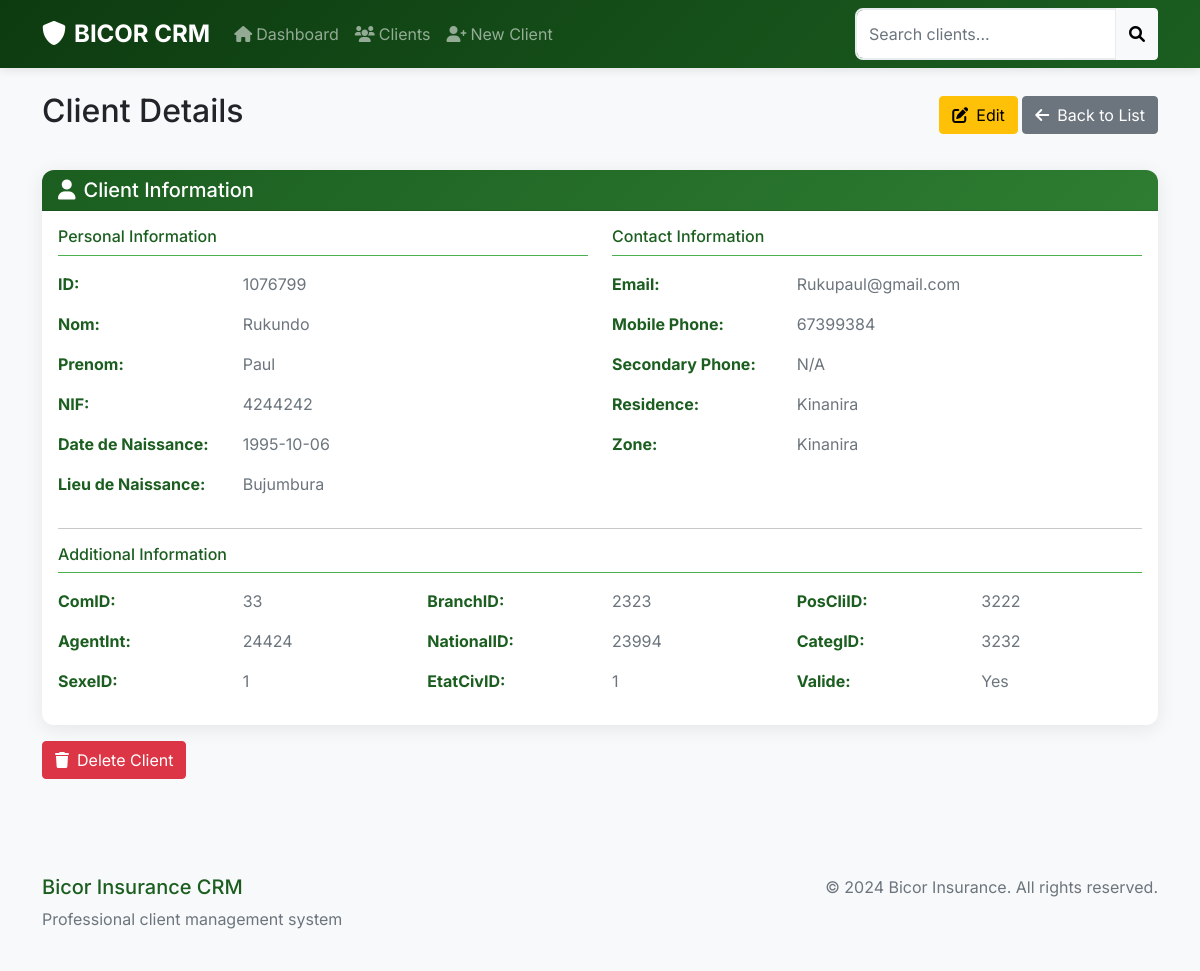
Page /client/1076799 on the committed database.
### tables this page shows
CREATE TABLE "Clients" (
	"ID"	INTEGER,
	"AncCode"	TEXT,
	"NumID"	TEXT,
	"NIF"	TEXT,
	"Nom"	TEXT,
	"Prenom"	TEXT,
	"DateNais"	TEXT,
	"LieuNais"	TEXT,
	"NomConj"	TEXT,
	"NextOfKin"	TEXT,
	"MobPhone"	INTEGER,
	"MobPhone2"	TEXT,
	"NomAffich"	TEXT,
	"Email"	TEXT,
	"ComID"	INTEGER,
	"Zone"	TEXT,
	"Residence"	TEXT,
	"AgentInt"	INTEGER,
	"PaieTVA"	INTEGER,
	"Valide"	INTEGER,
	"SexeID"	INTEGER,
	"BranchID"	INTEGER,
	"NationalID"	INTEGER,
	"EtatCivID"	INTEGER,
	"PosCliID"	INTEGER,
	"CategID"	INTEGER,
	"OccupID"	INTEGER,
	"CreatOn"	TEXT,
	"CreatBy"	INTEGER,
	"LModifBy"	TEXT,
	"LModifOn"	TEXT,
	PRIMARY KEY("ID")
);

### app.py (the view)
@app.route('/client/<int:id>')
def view_client(id):
    with get_db_connection() as conn:
        cursor = conn.cursor()
        cursor.execute('SELECT * FROM Clients WHERE ID = ?', (id,))
        client = cursor.fetchone()
    if not client:
        flash('Client not found!', 'danger')
        return redirect(url_for('clients'))
    columns = get_client_columns()
    return render_template('client_view.html', client=client, columns=columns)

### app.py (called while the page is built)
@contextmanager
def get_db_connection():
    conn = sqlite3.connect('data.db')
    conn.row_factory = sqlite3.Row  # This enables column access by name
    try:
        yield conn
    finally:
        conn.close()

def get_client_columns():
    with get_db_connection() as conn:
        cursor = conn.cursor()
        cursor.execute('PRAGMA table_info(Clients)')
        return [col[1] for col in cursor.fetchall()]

### templates/client_view.html (shortened to what this page needs)
{% extends "base.html" %}
{% block content %}
<div class="d-flex justify-content-between align-items-center mb-4">
    <h2>Client Details</h2>
    <div>
        <a href="{{ url_for('edit_client', id=client.ID) }}" class="btn btn-warning">
            <i class="fas fa-edit me-2"></i>Edit
        </a>
        <a href="{{ url_for('clients') }}" class="btn btn-secondary">
            <i class="fas fa-arrow-left me-2"></i>Back to List
        </a>
    </div>
</div>
<div class="row">
    <div class="col-12">
        <div class="card">
            <div class="card-header">
                <h5 class="mb-0"><i class="fas fa-user me-2"></i>Client Information</h5>
            </div>
            <div class="card-body">
                <div class="row">
                    <div class="col-md-6">
                        <h6 class="text-bicor mb-3 border-bottom pb-2">Personal Information</h6>
                        <div class="row mb-3">
                            <div class="col-md-4">
                                <strong class="text-bicor">ID:</strong>
                            </div>
                            <div class="col-md-8">
                                <span class="text-muted">{{ client.ID }}</span>
                            </div>
                        </div>
                        <div class="row mb-3">
                            <div class="col-md-4">
                                <strong class="text-bicor">Nom:</strong>
                            </div>
                            <div class="col-md-8">
                                <span class="text-muted">{{ client.Nom or 'N/A' }}</span>
                            </div>
                        </div>
                        <div class="row mb-3">
                            <div class="col-md-4">
                                <strong class="text-bicor">Prenom:</strong>
                            </div>
                            <div class="col-md-8">
                                <span class="text-muted">{{ client.Prenom or 'N/A' }}</span>
                            </div>
                        </div>
                        <div class="row mb-3">
                            <div class="col-md-4">
                                <strong class="text-bicor">NIF:</strong>
                            </div>
                            <div class="col-md-8">
                                <span class="text-muted">{{ client.NIF or 'N/A' }}</span>
                            </div>
                        </div>
                        <div class="row mb-3">
                            <div class="col-md-4">
                                <strong class="text-bicor">Date de Naissance:</strong>
                            </div>
                            <div class="col-md-8">
                                <span class="text-muted">{{ client.DateNais or 'N/A' }}</span>
                            </div>
                        </div>
                        <div class="row mb-3">
                            <div class="col-md-4">
                                <strong class="text-bicor">Lieu de Naissance:</strong>
                            </div>
                            <div class="col-md-8">
                                <span class="text-muted">{{ client.LieuNais or 'N/A' }}</span>
                            </div>
                        </div>
                    </div>
                    <div class="col-md-6">
                        <h6 class="text-bicor mb-3 border-bottom pb-2">Contact Information</h6>
                        <div class="row mb-3">
                            <div class="col-md-4">
                                <strong class="text-bicor">Email:</strong>
                            </div>
                            <div class="col-md-8">
                                <span class="text-muted">{{ client.Email or 'N/A' }}</span>
                            </div>
                        </div>
                        <div class="row mb-3">
                            <div class="col-md-4">
                                <strong class="text-bicor">Mobile Phone:</strong>
                            </div>
                            <div class="col-md-8">
                                <span class="text-muted">{{ client.MobPhone or 'N/A' }}</span>
                            </div>
                        </div>
                        <div class="row mb-3">
                            <div class="col-md-4">
                                <strong class="text-bicor">Secondary Phone:</strong>
                            </div>
                            <div class="col-md-8">
                                <span class="text-muted">{{ client.MobPhone2 or 'N/A' }}</span>
                            </div>
                        </div>
                        <div class="row mb-3">
                            <div class="col-md-4">
                                <strong class="text-bicor">Residence:</strong>
                            </div>
                            <div class="col-md-8">
                                <span class="text-muted">{{ client.Residence or 'N/A' }}</span>
                            </div>
                        </div>
                        <div class="row mb-3">
                            <div class="col-md-4">
                                <strong class="text-bicor">Zone:</strong>
                            </div>
                            <div class="col-md-8">
                                <span class="text-muted">{{ client.Zone or 'N/A' }}</span>
                            </div>
                        </div>
                    </div>
                </div>
                <hr>
                <h6 class="text-bicor mb-3 border-bottom pb-2">Additional Information</h6>
                <div class="row">
                    <div class="col-md-4">
                        <div class="row mb-3">
                            <div class="col-md-6">
                                <strong class="text-bicor">ComID:</strong>
                            </div>
                            <div class="col-md-6">
                                <span class="text-muted">{{ client.ComID or 'N/A' }}</span>
                            </div>
                        </div>
                        <div class="row mb-3">
                            <div class="col-md-6">
                                <strong class="text-bicor">AgentInt:</strong>
                            </div>
                            <div class="col-md-6">
                                <span class="text-muted">{{ client.AgentInt or 'N/A' }}</span>
                            </div>
                        </div>
                        <div class="row mb-3">
                            <div class="col-md-6">
                                <strong class="text-bicor">SexeID:</strong>
                            </div>
                            <div class="col-md-6">
                                <span class="text-muted">{{ client.SexeID or 'N/A' }}</span>
                            </div>
                        </div>
                    </div>
                    <div class="col-md-4">
                        <div class="row mb-3">
                            <div class="col-md-6">
                                <strong class="text-bicor">BranchID:</strong>
                            </div>
                            <div class="col-md-6">
                                <span class="text-muted">{{ client.BranchID or 'N/A' }}</span>
                            </div>
                        </div>
                        <div class="row mb-3">
                            <div class="col-md-6">
                                <strong class="text-bicor">NationalID:</strong>
                            </div>
                            <div class="col-md-6">
                                <span class="text-muted">{{ client.NationalID or 'N/A' }}</span>
                            </div>
                        </div>
                        <div class="row mb-3">
                            <div class="col-md-6">
                                <strong class="text-bicor">EtatCivID:</strong>
                            </div>
                            <div class="col-md-6">
                                <span class="text-muted">{{ client.EtatCivID or 'N/A' }}</span>
                            </div>
                        </div>
                    </div>
                    <div class="col-md-4">
                        <div class="row mb-3">
                            <div class="col-md-6">
                                <strong class="text-bicor">PosCliID:</strong>
                            </div>
                            <div class="col-md-6">
                                <span class="text-muted">{{ client.PosCliID or 'N/A' }}</span>
                            </div>
                        </div>
                        <div class="row mb-3">
                            <div class="col-md-6">
                                <strong class="text-bicor">CategID:</strong>
                            </div>
                            <div class="col-md-6">
                                <span class="text-muted">{{ client.CategID or 'N/A' }}</span>
                            </div>
                        </div>
                        <div class="row mb-3">
                            <div class="col-md-6">
                                <strong class="text-bicor">Valide:</strong>
                            </div>
                            <div class="col-md-6">
                                <span class="text-muted">
                                    {% if client.Valide == 1 %}Yes{% elif client.Valide == 0 %}No{% else %}N/A{% endif %}
                                </span>
                            </div>
                        </div>
                    </div>
                </div>
            </div>
        </div>
    </div>
</div>
<div class="mt-3">
    <form action="{{ url_for('delete_client', id=client.ID) }}" method="post">
        <button type="submit" class="btn btn-danger" onclick="return confirm('Are you sure you want to delete this client? This action cannot be undone.')">
            <i class="fas fa-trash me-2"></i>Delete Client
        </button>
    </form>
</div>
{% endblock %}

### static/css/style.css (style rules this page uses)
:root { --bicor-primary: #1b5e20; --bicor-secondary: #2e7d32; --bicor-light: #4caf50; --bicor-accent: #388e3c; --bicor-dark: #0d3b10; }
body { background-color: #f8f9fa; font-family: 'Segoe UI', Tahoma, Geneva, Verdana, sans-serif; }
.card { border: none; border-radius: 12px; box-shadow: 0 4px 20px rgba(0,0,0,0.08); transition: transform 0.2s ease, box-shadow 0.2s ease; }
.card-header { background: linear-gradient(135deg, var(--bicor-primary) 0%, var(--bicor-secondary) 100%); color: white; border-radius: 12px 12px 0 0 !important; font-weight: 600; }
.text-bicor { color: var(--bicor-primary) !important; }
.border-bottom { border-color: var(--bicor-light) !important; }
.mb-4 { margin-bottom: 2rem !important; }

### templates/base.html (style rules this page uses)
body { font-family: 'Inter', sans-serif; }

### rows in the picture
Clients: ID "1076799", Nom "Rukundo", Prenom "Paul", NIF "4244242", DateNais "1995-10-06", LieuNais "Bujumbura", Email "Rukupaul@gmail.com", MobPhone "67399384", Residence "Kinanira", Zone "Kinanira", ComID "33", AgentInt "24424", SexeID "1", BranchID "2323", NationalID "23994", EtatCivID "1", PosCliID "3222", CategID "3232"

### other values in the picture
{{ client.MobPhone2 or 'N/A' }} "N/A"
